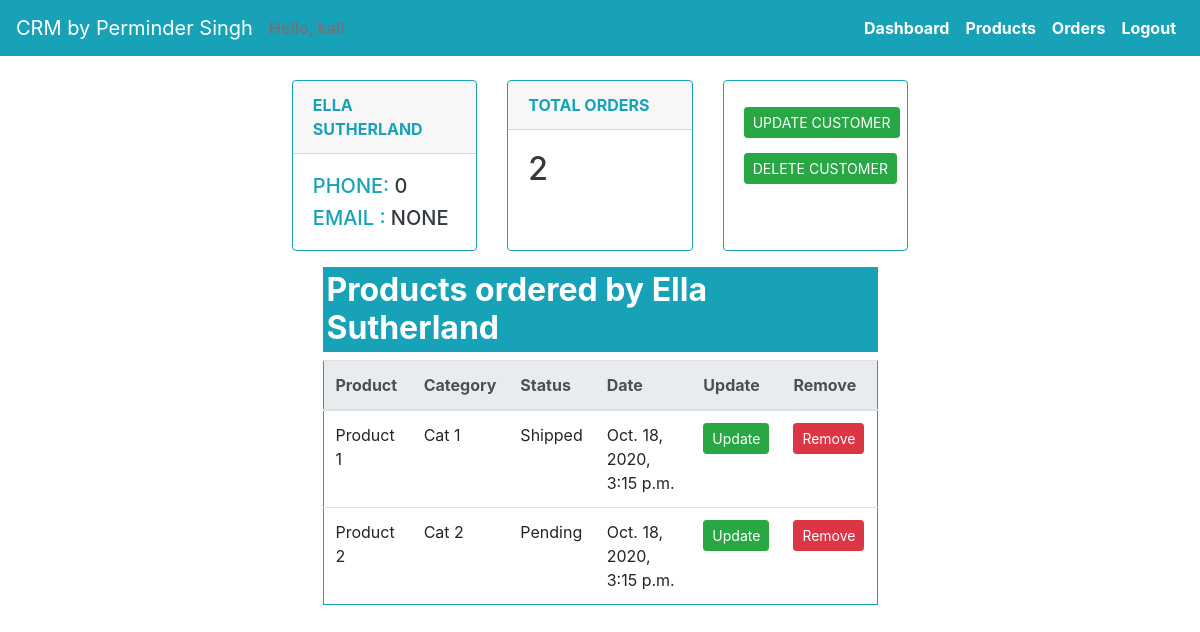
/users/1/ (signed in), run on the app's committed database.
### users/models.py (models this page shows, shortened)
class Customer(models.Model):
	first_name = models.CharField(max_length=50, null=True)
	last_name = models.CharField(max_length=50, null=True)
	email = models.EmailField(null=True)
	phone = models.IntegerField(null=True)
	date_created  = models.DateTimeField(auto_now_add=True)

class Order(models.Model):
	STATUS = (
		('Pending', 'Pending'),
		('Shipped', 'Shipped'),
		('Delivered', 'Delivered'),
		)
	customer = models.ForeignKey(Customer, on_delete = models.SET_NULL, null=True)
	product = models.ForeignKey(Product, on_delete = models.SET_NULL, null=True)
	status = models.CharField(max_length = 200, null=True, choices=STATUS)
	date_created  = models.DateTimeField(auto_now_add=True)
	tags = models.ManyToManyField(Tag)

class Product(models.Model):
	CATEGORY = (
		('Cat 1 ', 'Cat 1 '),
		('Cat 2 ', 'Cat 2 '),
		('Cat 3 ', 'Cat 3 '),
		)
	name = models.CharField(max_length=200, null=True)
	description = models.CharField(max_length=200, null=True)
	price = models.FloatField(null=True)
	category = models.CharField(max_length = 200, null=True, choices=CATEGORY)
	date_created  = models.DateTimeField(auto_now_add=True)
	def __str__(self):
		return self.name

### users/views.py (the view)
# urls.py: path('users/<str:pk>/',views.user , name="user"),
@login_required(login_url='login')
def user(request, pk):
	users = Customer.objects.get(id=pk)
	order = users.order_set.all()
	tod = order.count()
	context = {'users':users, 'order':order, 'tod' : tod}
	return render( request, 'users.html', context)

### users/templates/users.html
{% extends "base.html" %}
{% block navbar %}
{% include 'navbar.html' %}
{% endblock navbar %}
{% block content %}
<div class="container-fluid mt-4 ">
    <div class="row">
        <div class="mx-auto">
            <div class=" card-deck">
                <div class="card text-info text-uppercase font-weight-bold border-info mb-3">
                    <div class="card-header">{{users.first_name }} {{users.last_name }} </div>
                    <div class="card-body border-info text-dark">
                        <h5 class="card-text"><span class="text-info">Phone: </span>{{ users.phone }}</h5>
                        <h5 class="card-text"><span class="text-info">Email : </span>{{users.email}}</h5>
                    </div>
                </div>
                <div class="card text-info text-uppercase font-weight-bold border-info mb-3">
                    <div class="card-header">Total Orders</div>
                    <div class="card-body border-info text-dark">
                        <h2 class="card-text">{{ tod }}</h2>
                    </div>
                </div>
                <div class="card text-info text-uppercase font-weight-bold border-info mb-3">
                    <div class="card-body border-info text-dark">
                        <h2 class="card-text"><a class="btn btn-sm btn-success " href="">Update Customer</a></td>
                        </h2>
                        <h2 class="card-text"><a class="btn btn-sm btn-success " href="">Delete Customer</a></td>
                        </h2>
                    </div>
                </div>
            </div>
        </div>
    </div>
    <div class="col-6 mx-auto">
        <h2 class="bg-info p-1 text-white font-weight-bold">Products ordered by {{users.first_name }} {{users.last_name }} </h2>
        <table class="table table-hover mt-2 border border-info">
            <thead class="thead-light">
                <tr>
                    <th scope="col">Product</th>
                    <th scope="col">Category</th>
                    <th scope="col">Status</th>
                    <th scope="col">Date</th>
                    <th scope="col">Update</th>
                    <th scope="col">Remove</th>
                </tr>
            </thead>
            <tbody>
                {% for cx in order %}
                <tr>
                    <td> {{ cx.product }} </td>
                    <td>{{ cx.product.category }}</td>
                    <td>{{ cx.status}}</td>
                    <td>{{ cx.date_created }}</td>
                    <td><a class="btn btn-sm btn-success " href="{% url 'updateOrder' cx.id %}">Update</a></td>
                    <td><a class="btn btn-sm btn-danger " href="{% url 'updateOrder' cx.id %}">Remove</a></td>
                </tr>
                {% endfor %}
            </tbody>
        </table>
    </div>
</div>
{% endblock content %}

### data on the page
Customer: first_name "ELLA", last_name "SUTHERLAND", phone "0", email "NONE", first_name "Ella", last_name "Sutherland"
Order: product "Product 1", product.category "Cat 1", status "Shipped", date_created "Oct. 18, 2020, 3:15 p.m."
Order: product "Product 2", product.category "Cat 2", status "Pending", date_created "Oct. 18, 2020, 3:15 p.m."

### other printed values
{{ tod }} "2"
